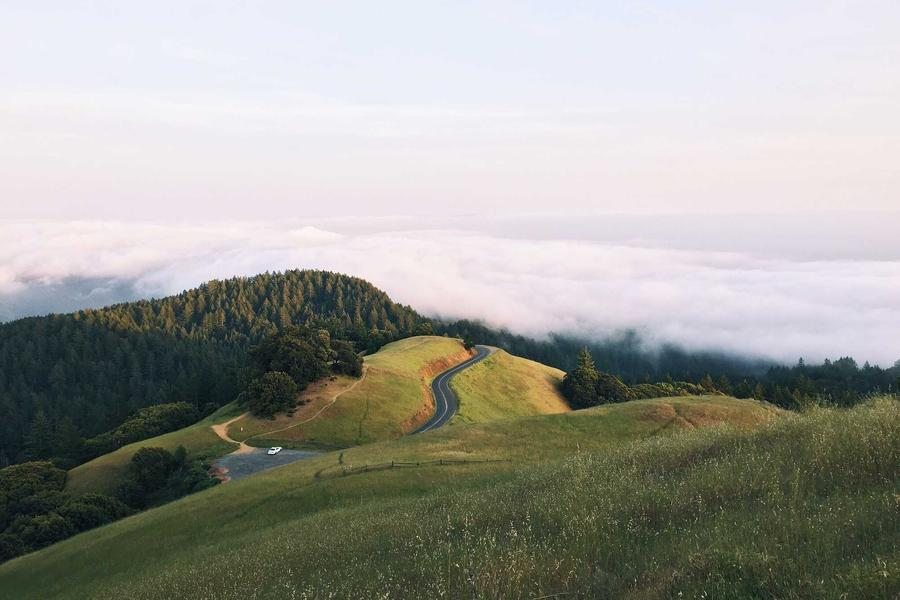
#> input picture images/navjot_a.jpg, 900 x 600 px
$ jupyter execute lab4.ipynb
#> lines starting #> are read from the running program, lines starting #| are printed output that depends on the picture
# Practical 4 - Image Enhancement

Aim: Enhance an image using log transform, gamma transform and intensity stretching.

[cell 1]
import cv2
import numpy as np
import matplotlib.pyplot as plt

print("Name: Navjot Singh")
print("Roll No: 2025010071")

img = cv2.imread("images/navjot_a.jpg", cv2.IMREAD_GRAYSCALE)
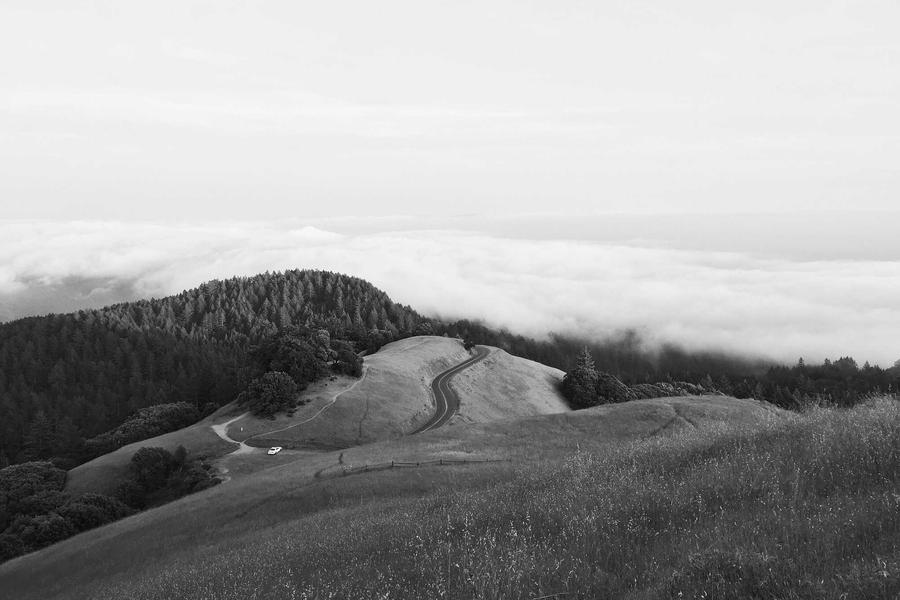
#> img: shape (600, 900); min 0, max 255, mean 157.1

plt.figure(figsize=(8, 5))
plt.imshow(img, cmap="gray")
plt.title("Original Image")
plt.axis("off")
plt.show()

[cell 2]
# log transform
c = 1
log_img = c * np.log1p(img.astype(np.float32))
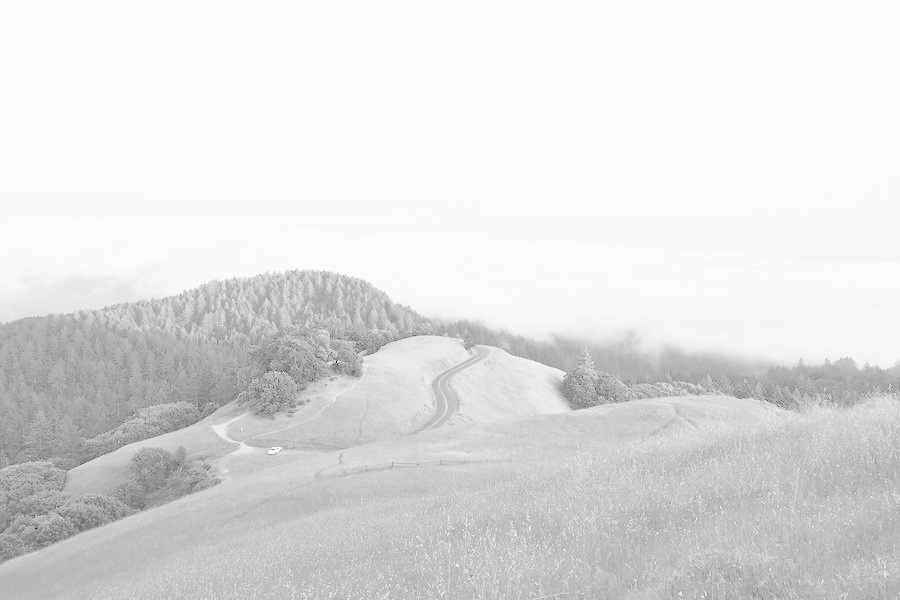
#> log_img: shape (600, 900) float32; min 0, max 5.55, mean 4.86; drawn with min black and max white
log_img = 255 * log_img / log_img.max()
log_img = log_img.astype(np.uint8)

plt.figure(figsize=(10, 4))
plt.subplot(1, 2, 1)
plt.imshow(img, cmap="gray")
plt.title("Original Image")
plt.axis("off")

plt.subplot(1, 2, 2)
plt.imshow(log_img, cmap="gray")
plt.title("Log Transformed Image")
plt.axis("off")

plt.tight_layout()
plt.show()
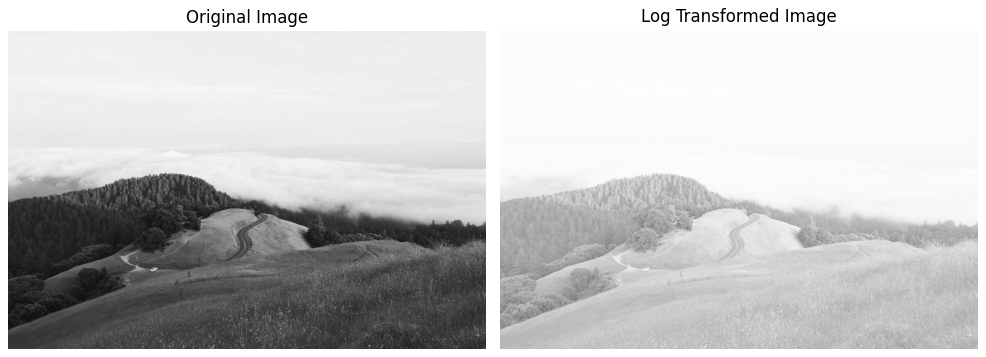
#> figure drawn by matplotlib, 2 panels

[cell 3]
# gamma transform for two values
gamma1 = 0.5
gamma2 = 2.0

gamma_img1 = np.uint8(255 * np.power(img / 255.0, gamma1))
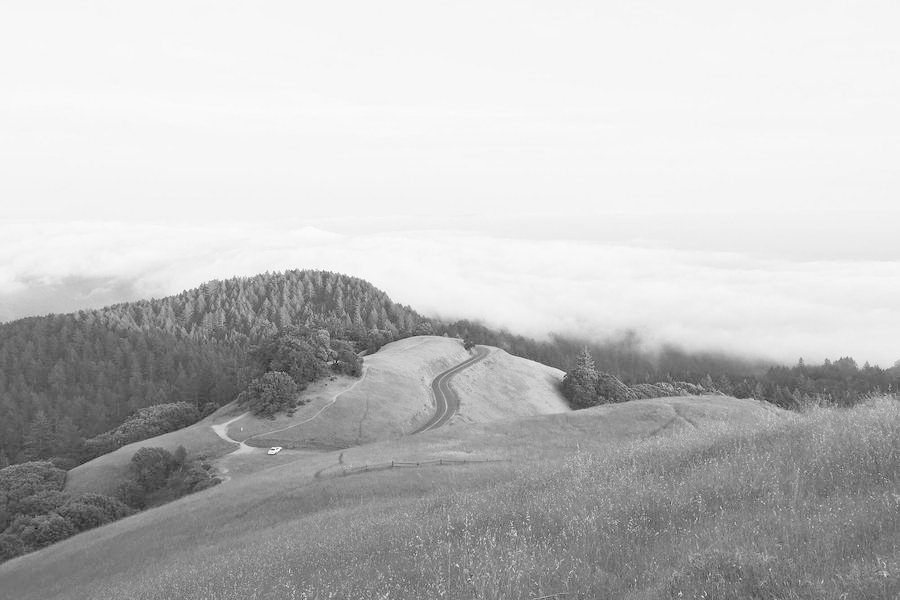
#> gamma_img1: shape (600, 900); min 0, max 255, mean 190.6
gamma_img2 = np.uint8(255 * np.power(img / 255.0, gamma2))
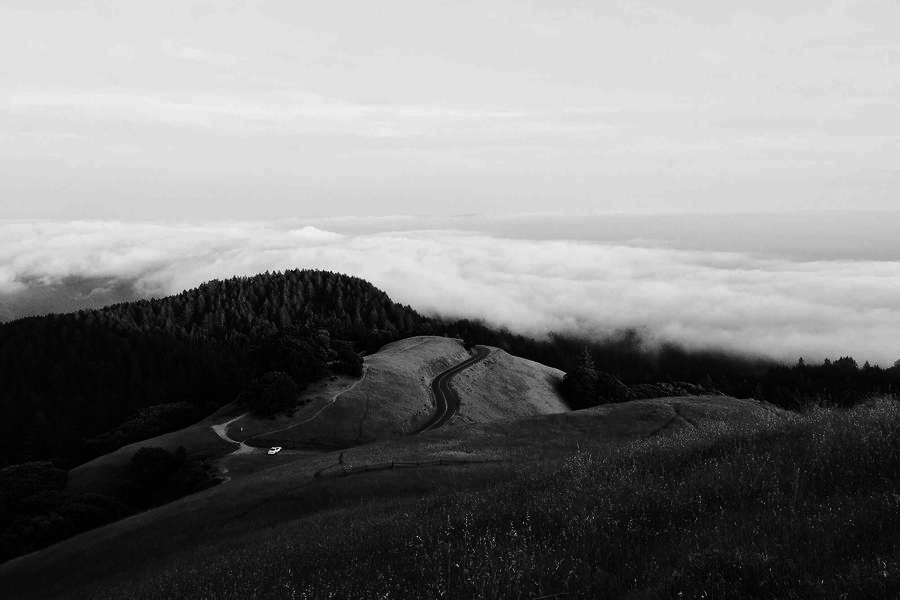
#> gamma_img2: shape (600, 900); min 0, max 255, mean 123.9

plt.figure(figsize=(12, 4))
plt.subplot(1, 3, 1)
plt.imshow(img, cmap="gray")
plt.title("Original Image")
plt.axis("off")

plt.subplot(1, 3, 2)
plt.imshow(gamma_img1, cmap="gray")
plt.title("Gamma = 0.5")
plt.axis("off")

plt.subplot(1, 3, 3)
plt.imshow(gamma_img2, cmap="gray")
plt.title("Gamma = 2.0")
plt.axis("off")

plt.tight_layout()
plt.show()

[cell 4]
# stretch 80-120 to 50-150
r1, r2 = 80, 120
s1, s2 = 50, 150

print("Input range:", r1, "-", r2)
print("Output range:", s1, "-", s2)

stretched = s1 + ((s2 - s1) / (r2 - r1)) * (img.astype(np.float32) - r1)
stretched = np.uint8(np.clip(stretched, 0, 255))
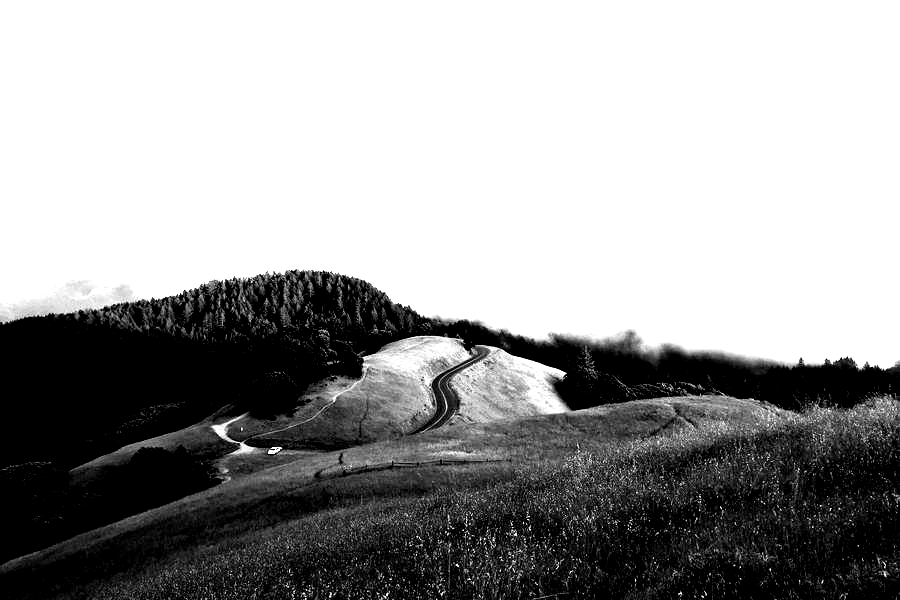
#> stretched: shape (600, 900); min 0, max 255, mean 155.7

plt.figure(figsize=(10, 4))
plt.subplot(1, 2, 1)
plt.imshow(img, cmap="gray")
plt.title("Original Image")
plt.axis("off")

plt.subplot(1, 2, 2)
plt.imshow(stretched, cmap="gray")
plt.title("Intensity Stretched Image")
plt.axis("off")

plt.tight_layout()
plt.show()

$ run again, with images/navjot_d.jpg copied over images/navjot_a.jpg
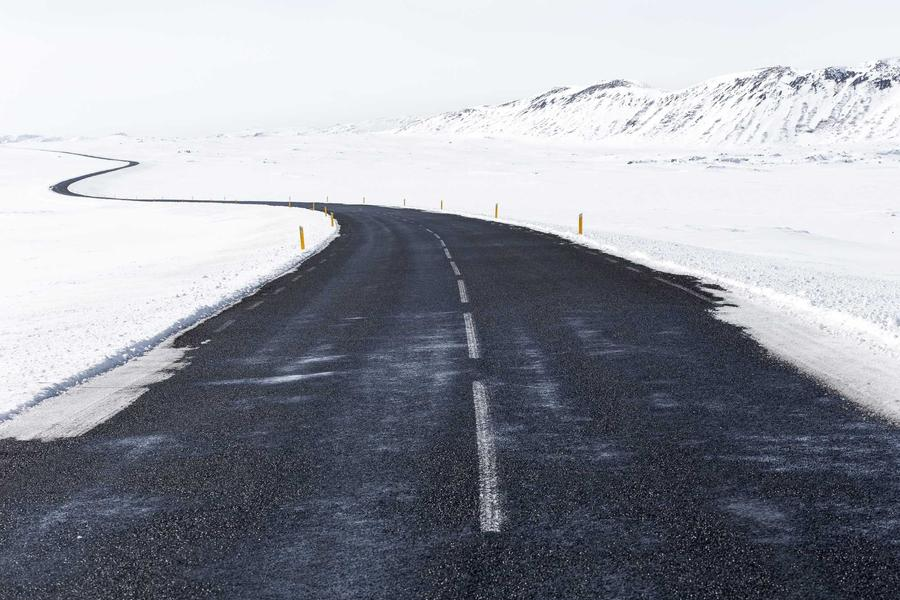
#> input picture images/navjot_d.jpg, 900 x 600 px
#> `gamma_img1 = np.uint8(255 * np.power(img / 255.0, gamma1))`:
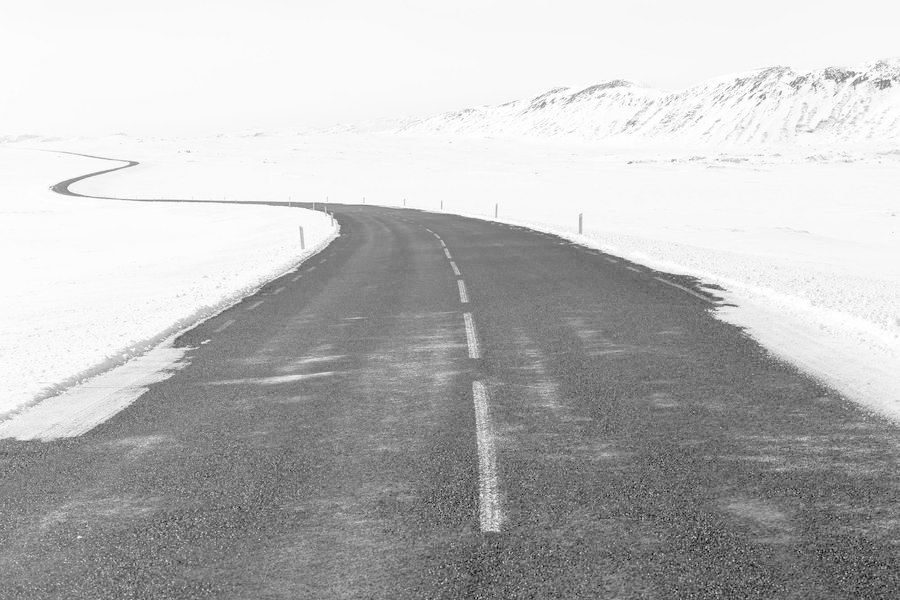
#> gamma_img1: shape (600, 900); min 0, max 255, mean 186.9
#> `stretched = np.uint8(np.clip(stretched, 0, 255))`:
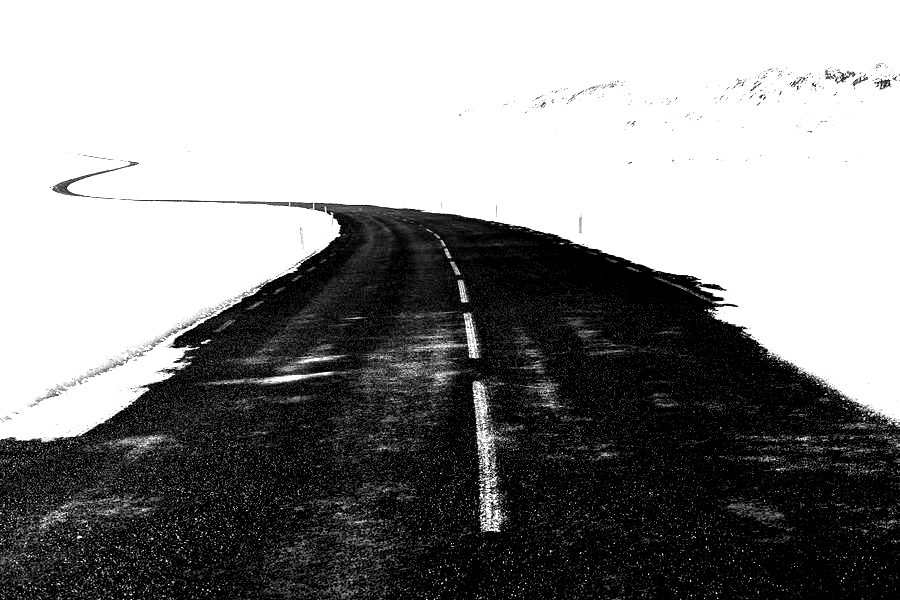
#> stretched: shape (600, 900); min 0, max 255, mean 142.3
